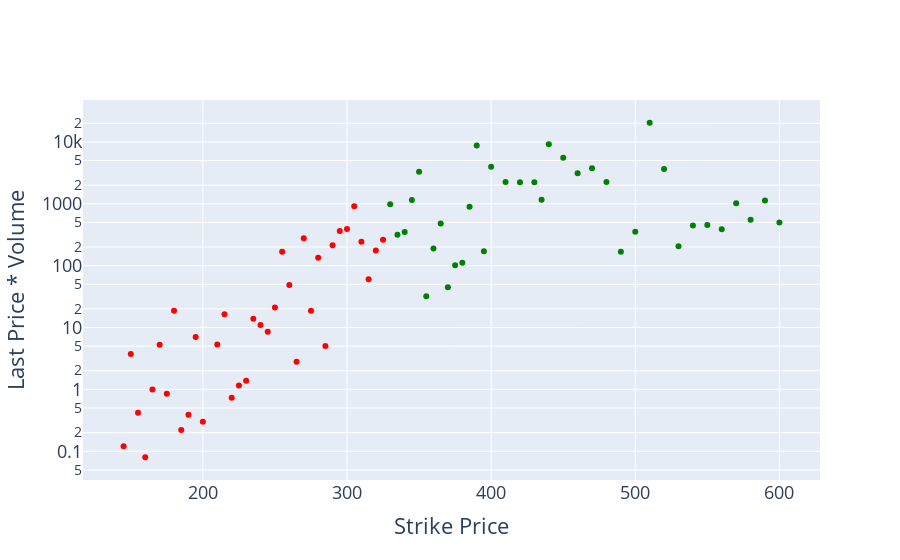

Write notebook code for a chart like this one.
### Code cell
# Plot the last price * volume of the underlying vs the strike price
colors = ['green' if val else 'red' for val in options_df.inTheMoney]

fig = go.Figure()
fig.add_trace(go.Scatter(x=options_df.index, y=options_df.lastPrice * options_df.volume, mode='markers', marker_color=colors, name="Last Price * Volume"))

fig.update_layout(
    xaxis_title="Strike Price",
    yaxis_title="Last Price * Volume",
    font=dict(
        size=18,
    )

)

# scale y axis to be log
fig.update_yaxes(type="log")

fig.show()

### Figure 1 — Plotly figure (JSON) as saved in the notebook; plotly's stock layout.template omitted (floating-point values rounded to 4 significant figures)
{"data": [{"marker": {"color": ["red", "red", "red", "red", "red", "red", "red", "red", "red", "red", "red", "red", "red", "red", "red", "red", "red", "red", "red", "red", "red", "red", "red", "red", "red", "red", "red", "red", "red", "red", "red", "red", "red", "red", "red", "red", "green", "green", "green", "green", "green", "green", "green", "green", "green", "green", "green", "green", "green", "green", "green", "green", "green", "green", "green", "green", "green", "green", "green", "green", "green", "green", "green", "green", "green", "green", "green", "green", "green", "green", "green", "green", "green", "green"]}, "mode": "markers", "name": "Last Price * Volume", "type": "scatter", "x": [145, 150, 155, 160, 165, 170, 175, 180, 185, 190, 195, 200, 210, 215, 220, 225, 230, 235, 240, 245, 250, 255, 260, 265, 270, 275, 280, 285, 290, 295, 300, 305, 310, 315, 320, 325, 330, 335, 340, 345, 350, 355, 360, 365, 370, 375, 380, 385, 390, 395, 400, 405, 410, 420, 425, 430, 435, 440, 450, 460, 470, 480, 490, 500, 510, 520, 530, 540, 550, 560, 570, 580, 590, 600], "y": [0.12, 3.72, 0.42, 0.08, 1, 5.25, 0.85, 18.6, 0.22, 0.39, 7.0, 0.3, 5.3, 16.44, 0.73, 1.16, 1.38, 13.8, 10.98, 8.52, 21, 168, 48.84, 2.79, 278.4, 18.6, 134.4, 5.05, 212.8, 363.0, 390, 910.8, 242.6, 60.5, 175.1, 262.4, 985.6, 315, 351.4, 1155.0, 3281.0, 32, 189.8, 480.7, 44.8, 101.5, 111.3, 894, 8719.0, 170.9, 3983.0, null, 2252.0, 2221.0, null, 2227.0, 1163.0, 9205.0, 5525.0, 3112.0, 3746.0, 2259.0, 167.1, 353.3, 20410.0, 3666.0, 206.6, 444.0, 452.7, 389.4, 1019.0, 550.9, 1130.0, 497]}], "layout": {"font": {"size": 18}, "xaxis": {"title": {"text": "Strike Price"}}, "yaxis": {"title": {"text": "Last Price * Volume"}, "type": "log"}}}
